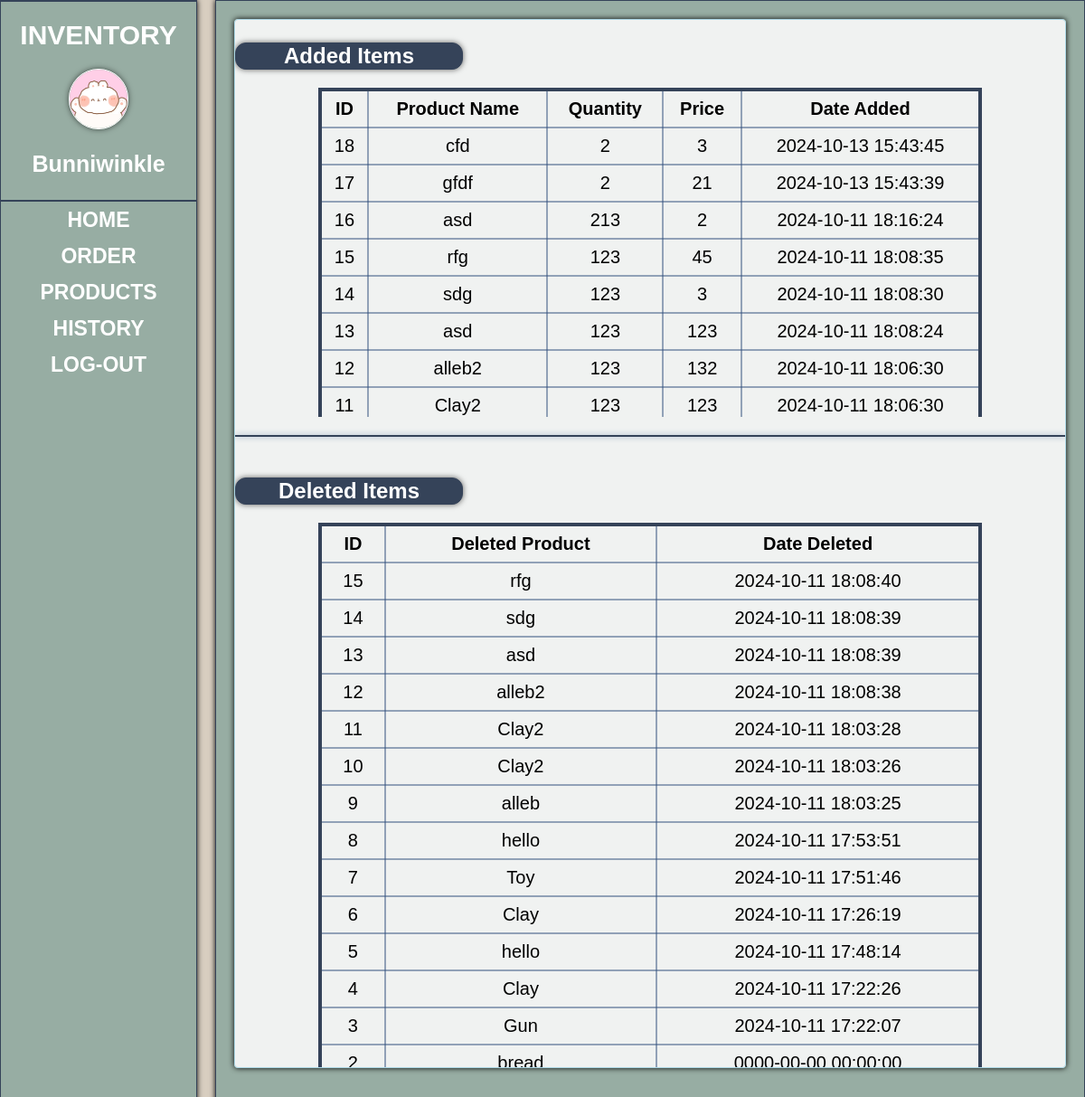
/history.php, run on an earlier commit of the app's database.
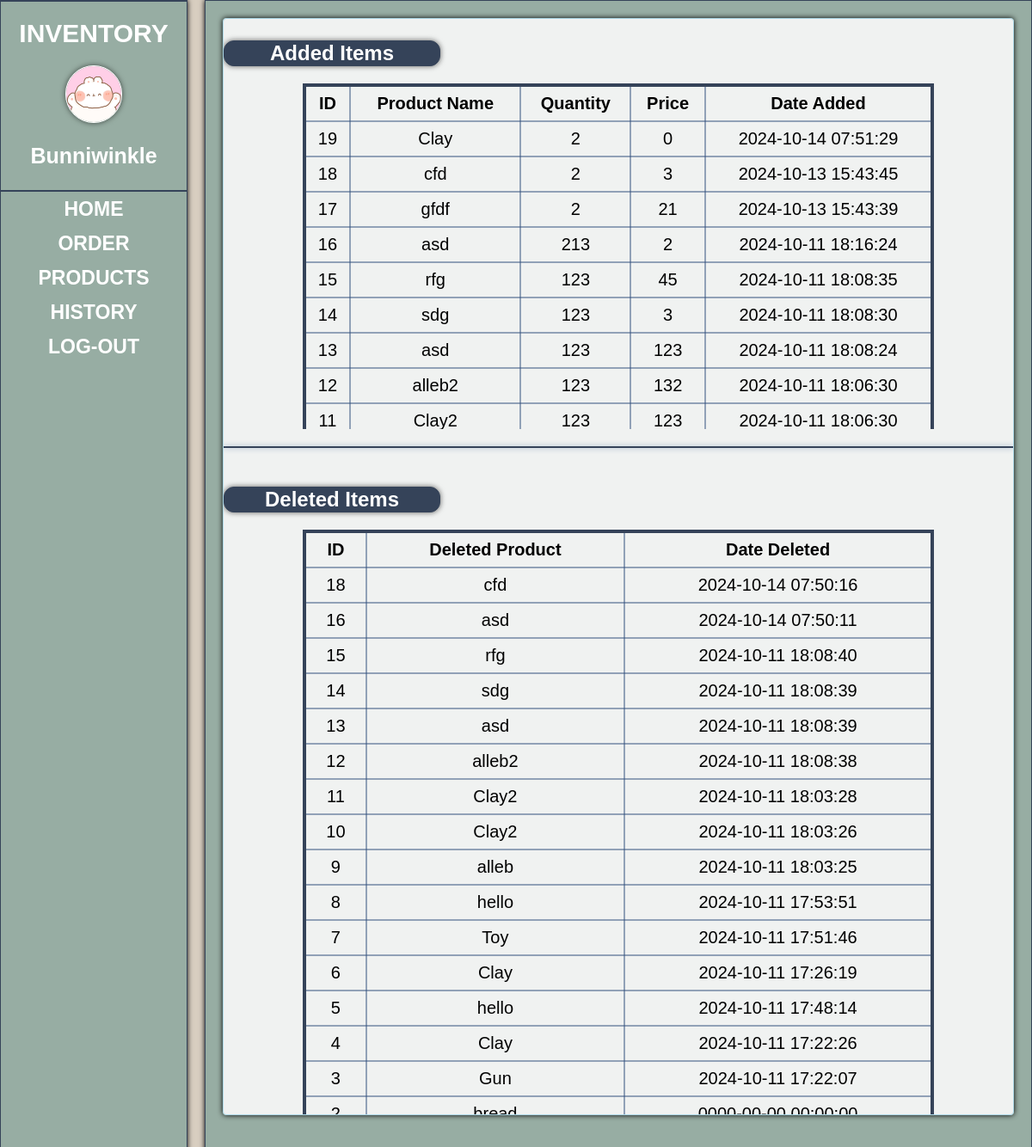
And on a later commit of the database.
### tables this page shows
CREATE TABLE `addeditem` (
  `id` int(11) NOT NULL,
  `productname` varchar(80) NOT NULL,
  `qty` int(100) NOT NULL,
  `price` int(100) NOT NULL,
  `dateadded` timestamp NOT NULL DEFAULT current_timestamp() ON UPDATE current_timestamp()
);

CREATE TABLE `deleteditem` (
  `id` int(11) NOT NULL,
  `deletedproduct` varchar(80) NOT NULL,
  `datedeleted` timestamp NOT NULL DEFAULT current_timestamp() ON UPDATE current_timestamp()
);

### history.php (the view, shortened to what this page needs)
<?php
$conn = new mysqli("localhost", "root", "", "logindb");
$addedItemsSql = "SELECT * FROM addeditem ORDER BY id DESC";
$addedItemsResult = $conn->query($addedItemsSql);
$deletedItemsSql = "SELECT * FROM deleteditem ORDER BY id DESC";
$deletedItemsResult = $conn->query($deletedItemsSql);
?>
<!DOCTYPE html>
<html lang="en">
<head>
    <link rel="stylesheet" href="maindisplay.css">
</head>
<body>
    <?php include 'sidebar.php'; ?>
    <div class="maindisplayDiv">
        <div class="insideTabelDisplayDiv">
            <h2 class="historyLabel">Added Items</h2>
            <div class="tableWrap">
            <table class="historyTable">
                <tr>
                    <th>ID</th>
                    <th>Product Name</th>
                    <th>Quantity</th>
                    <th>Price</th>
                    <th>Date Added</th>
                </tr>
                <?php
                if ($addedItemsResult->num_rows > 0) {
                    while ($row = $addedItemsResult->fetch_assoc()) {
                        echo "<tr>
                                <td>" . $row['id'] . "</td>
                                <td>" . $row['productname'] . "</td>
                                <td>" . $row['qty'] . "</td>
                                <td>" . $row['price'] . "</td>
                                <td>" . $row['dateadded'] . "</td>
                              </tr>";
                    }
                } else {
                    echo "<tr><td colspan='4'>No added items found</td></tr>";
                }
                ?>
            </table>
            </div>
            <hr>
            <h2 class="historyLabel">Deleted Items</h2>
            <div class="tableWrap">
            <table class="historyTable">
                <tr>
                    <th>ID</th>
                    <th>Deleted Product</th>
                    <th>Date Deleted</th>
                </tr>
                <?php
                if ($deletedItemsResult->num_rows > 0) {
                    while ($row = $deletedItemsResult->fetch_assoc()) {
                        echo "<tr>
                                <td>" . $row['id'] . "</td>
                                <td>" . $row['deletedproduct'] . "</td>
                                <td>" . $row['datedeleted'] . "</td>
                              </tr>";
                    }
                } else {
                    echo "<tr><td colspan='2'>No deleted items found</td></tr>";
                }
                ?>
            </table>
            </div>
        </div>
    </div>
</body>
</html>

What changed in the data, as far as the page shows it:
added addeditem: id "19", productname "Clay", qty "2", price "0", dateadded "2024-10-14 07:51:29"
added deleteditem: id "18", deletedproduct "cfd", datedeleted "2024-10-14 07:50:16"
added deleteditem: id "16", deletedproduct "asd", datedeleted "2024-10-14 07:50:11"
